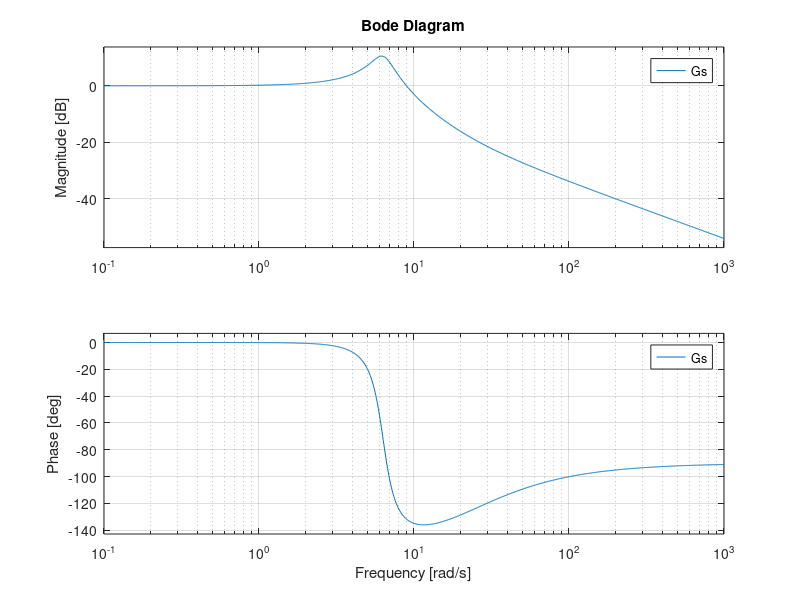
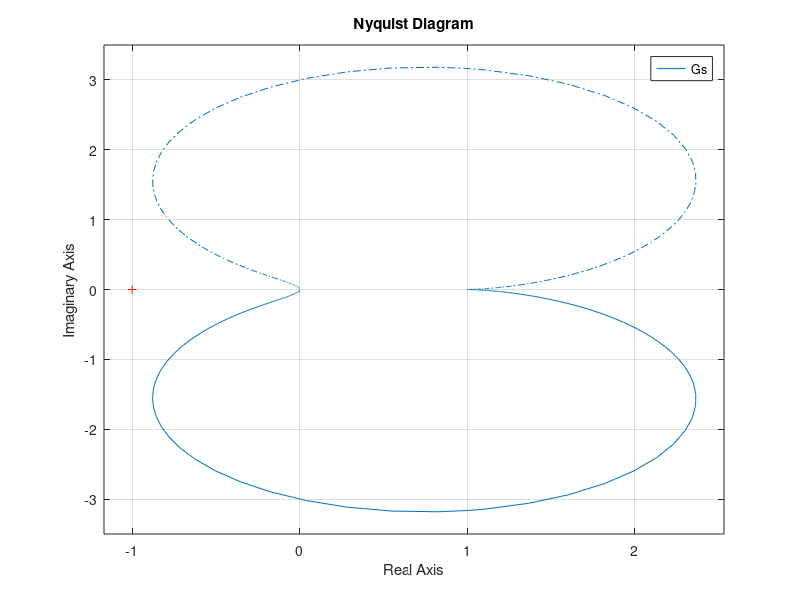

Source code (MATLAB) for these figures, in order:
clear all;close all;clc

m=1;
k=40;
c=2;
num = [c k]; %Nyquist
den = [m c k];

Gs = tf(num,den)

figure(1)
bode(Gs)
figure(2)
nyquist(Gs)
